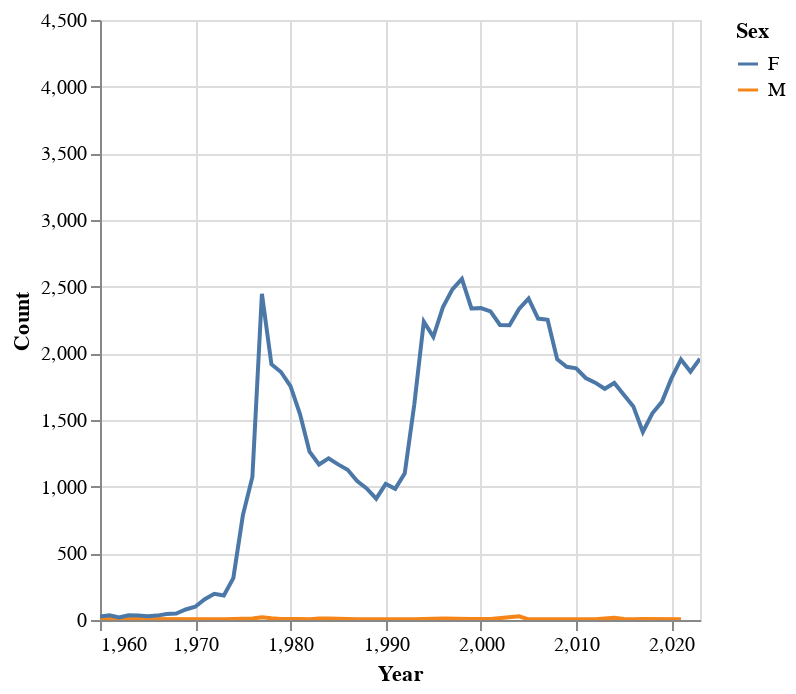

Notebook source saved alongside this figure:
### Code cell
summer_chart = alt.Chart(summer_df).mark_line().encode(
    x=alt.X('Year', scale=alt.Scale(domain=[1960, 2023])),
    y=alt.Y('Count', scale=alt.Scale(domain=[0, 4500])),
    color='Sex',
).interactive()

summer_chart

### Figure 1 — Vega-Lite specification as saved in the notebook (floating-point values rounded to 4 significant figures)
{"config": {"view": {"continuousWidth": 300, "continuousHeight": 300}}, "data": {"name": "data-3f2d2e6247a332d18e2f2dfb4f3951d6"}, "mark": {"type": "line"}, "encoding": {"color": {"field": "Sex", "type": "nominal"}, "x": {"field": "Year", "scale": {"domain": [1960, 2023]}, "type": "quantitative"}, "y": {"field": "Count", "scale": {"domain": [0, 4500]}, "type": "quantitative"}}, "params": [{"name": "param_57", "select": {"type": "interval", "encodings": ["x", "y"]}, "bind": "scales"}], "$schema": "https://vega.github.io/schema/vega-lite/v5.17.0.json", "datasets": {"data-3f2d2e6247a332d18e2f2dfb4f3951d6": [{"Year": 1918, "Name": "Summer", "Sex": "M", "Count": 9}, {"Year": 1949, "Name": "Summer", "Sex": "F", "Count": 5}, {"Year": 1952, "Name": "Summer", "Sex": "F", "Count": 18}, {"Year": 1953, "Name": "Summer", "Sex": "F", "Count": 20}, {"Year": 1954, "Name": "Summer", "Sex": "F", "Count": 16}, {"Year": 1955, "Name": "Summer", "Sex": "F", "Count": 22}, {"Year": 1956, "Name": "Summer", "Sex": "F", "Count": 20}, {"Year": 1957, "Name": "Summer", "Sex": "F", "Count": 14}, {"Year": 1958, "Name": "Summer", "Sex": "F", "Count": 17}, {"Year": 1959, "Name": "Summer", "Sex": "F", "Count": 22}, {"Year": 1960, "Name": "Summer", "Sex": "F", "Count": 27}, {"Year": 1961, "Name": "Summer", "Sex": "F", "Count": 35}, {"Year": 1962, "Name": "Summer", "Sex": "F", "Count": 19}, {"Year": 1963, "Name": "Summer", "Sex": "F", "Count": 36}, {"Year": 1964, "Name": "Summer", "Sex": "F", "Count": 33}, {"Year": 1965, "Name": "Summer", "Sex": "F", "Count": 29}, {"Year": 1966, "Name": "Summer", "Sex": "F", "Count": 33}, {"Year": 1967, "Name": "Summer", "Sex": "F", "Count": 45}, {"Year": 1968, "Name": "Summer", "Sex": "F", "Count": 48}, {"Year": 1969, "Name": "Summer", "Sex": "F", "Count": 79}, {"Year": 1970, "Name": "Summer", "Sex": "F", "Count": 99}, {"Year": 1971, "Name": "Summer", "Sex": "F", "Count": 156}, {"Year": 1972, "Name": "Summer", "Sex": "F", "Count": 197}, {"Year": 1973, "Name": "Summer", "Sex": "F", "Count": 184}, {"Year": 1973, "Name": "Summer", "Sex": "M", "Count": 6}, {"Year": 1974, "Name": "Summer", "Sex": "F", "Count": 314}, {"Year": 1975, "Name": "Summer", "Sex": "F", "Count": 785}, {"Year": 1976, "Name": "Summer", "Sex": "F", "Count": 1072}, {"Year": 1976, "Name": "Summer", "Sex": "M", "Count": 11}, {"Year": 1977, "Name": "Summer", "Sex": "F", "Count": 2447}, {"Year": 1977, "Name": "Summer", "Sex": "M", "Count": 20}, {"Year": 1978, "Name": "Summer", "Sex": "F", "Count": 1918}, {"Year": 1978, "Name": "Summer", "Sex": "M", "Count": 13}, {"Year": 1979, "Name": "Summer", "Sex": "F", "Count": 1860}, {"Year": 1979, "Name": "Summer", "Sex": "M", "Count": 8}, {"Year": 1980, "Name": "Summer", "Sex": "F", "Count": 1754}, {"Year": 1980, "Name": "Summer", "Sex": "M", "Count": 8}, {"Year": 1981, "Name": "Summer", "Sex": "F", "Count": 1544}, {"Year": 1981, "Name": "Summer", "Sex": "M", "Count": 7}, {"Year": 1982, "Name": "Summer", "Sex": "F", "Count": 1262}, {"Year": 1982, "Name": "Summer", "Sex": "M", "Count": 6}, {"Year": 1983, "Name": "Summer", "Sex": "F", "Count": 1166}, {"Year": 1983, "Name": "Summer", "Sex": "M", "Count": 11}, {"Year": 1984, "Name": "Summer", "Sex": "F", "Count": 1212}, {"Year": 1984, "Name": "Summer", "Sex": "M", "Count": 12}, {"Year": 1985, "Name": "Summer", "Sex": "F", "Count": 1167}, {"Year": 1986, "Name": "Summer", "Sex": "F", "Count": 1127}, {"Year": 1986, "Name": "Summer", "Sex": "M", "Count": 8}, {"Year": 1987, "Name": "Summer", "Sex": "F", "Count": 1042}, {"Year": 1987, "Name": "Summer", "Sex": "M", "Count": 6}, {"Year": 1988, "Name": "Summer", "Sex": "F", "Count": 987}, {"Year": 1989, "Name": "Summer", "Sex": "F", "Count": 910}, {"Year": 1990, "Name": "Summer", "Sex": "F", "Count": 1021}, {"Year": 1991, "Name": "Summer", "Sex": "F", "Count": 984}, {"Year": 1991, "Name": "Summer", "Sex": "M", "Count": 5}, {"Year": 1992, "Name": "Summer", "Sex": "F", "Count": 1101}, {"Year": 1993, "Name": "Summer", "Sex": "F", "Count": 1617}, {"Year": 1993, "Name": "Summer", "Sex": "M", "Count": 6}, {"Year": 1994, "Name": "Summer", "Sex": "F", "Count": 2238}, {"Year": 1995, "Name": "Summer", "Sex": "F", "Count": 2124}, {"Year": 1996, "Name": "Summer", "Sex": "F", "Count": 2345}, {"Year": 1996, "Name": "Summer", "Sex": "M", "Count": 11}, {"Year": 1997, "Name": "Summer", "Sex": "F", "Count": 2480}, {"Year": 1998, "Name": "Summer", "Sex": "F", "Count": 2558}, {"Year": 1999, "Name": "Summer", "Sex": "F", "Count": 2337}, {"Year": 1999, "Name": "Summer", "Sex": "M", "Count": 7}, {"Year": 2000, "Name": "Summer", "Sex": "F", "Count": 2339}, {"Year": 2001, "Name": "Summer", "Sex": "F", "Count": 2314}, {"Year": 2001, "Name": "Summer", "Sex": "M", "Count": 7}, {"Year": 2002, "Name": "Summer", "Sex": "F", "Count": 2213}, {"Year": 2003, "Name": "Summer", "Sex": "F", "Count": 2211}, {"Year": 2004, "Name": "Summer", "Sex": "F", "Count": 2333}, {"Year": 2004, "Name": "Summer", "Sex": "M", "Count": 28}, {"Year": 2005, "Name": "Summer", "Sex": "F", "Count": 2411}, {"Year": 2005, "Name": "Summer", "Sex": "M", "Count": 5}, {"Year": 2006, "Name": "Summer", "Sex": "F", "Count": 2261}, {"Year": 2007, "Name": "Summer", "Sex": "F", "Count": 2252}, {"Year": 2008, "Name": "Summer", "Sex": "F", "Count": 1956}, {"Year": 2009, "Name": "Summer", "Sex": "F", "Count": 1899}, {"Year": 2010, "Name": "Summer", "Sex": "F", "Count": 1887}, {"Year": 2011, "Name": "Summer", "Sex": "F", "Count": 1815}, {"Year": 2011, "Name": "Summer", "Sex": "M", "Count": 5}, {"Year": 2012, "Name": "Summer", "Sex": "F", "Count": 1780}, {"Year": 2012, "Name": "Summer", "Sex": "M", "Count": 5}, {"Year": 2013, "Name": "Summer", "Sex": "F", "Count": 1734}, {"Year": 2014, "Name": "Summer", "Sex": "F", "Count": 1778}, {"Year": 2014, "Name": "Summer", "Sex": "M", "Count": 16}, {"Year": 2015, "Name": "Summer", "Sex": "F", "Count": 1689}, {"Year": 2015, "Name": "Summer", "Sex": "M", "Count": 8}, {"Year": 2016, "Name": "Summer", "Sex": "F", "Count": 1602}, {"Year": 2016, "Name": "Summer", "Sex": "M", "Count": 6}, {"Year": 2017, "Name": "Summer", "Sex": "F", "Count": 1410}, {"Year": 2017, "Name": "Summer", "Sex": "M", "Count": 7}, {"Year": 2018, "Name": "Summer", "Sex": "F", "Count": 1550}, {"Year": 2019, "Name": "Summer", "Sex": "F", "Count": 1636}, {"Year": 2020, "Name": "Summer", "Sex": "F", "Count": 1812}, {"Year": 2021, "Name": "Summer", "Sex": "F", "Count": 1954}, {"Year": 2021, "Name": "Summer", "Sex": "M", "Count": 5}, {"Year": 2022, "Name": "Summer", "Sex": "F", "Count": 1862}, {"Year": 2023, "Name": "Summer", "Sex": "F", "Count": 1960}]}}
